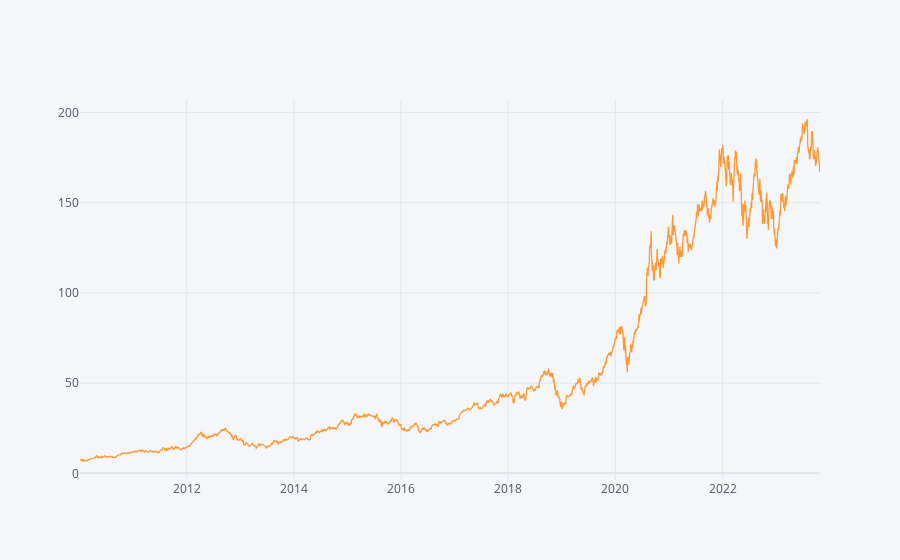

Notebook code cell kept with this figure:
### Markdown cell above
## Methods

### Code cell
import cufflinks as cf
stock.data.price.iplot()

### Figure 1 — Plotly figure (JSON) as saved in the notebook; plotly's stock layout.template omitted (floating-point values rounded to 4 significant figures; data arrays with more than 128 entries replaced by an {"elided": "..."} marker saying what was removed)
{"data": [{"line": {"color": "rgba(255, 153, 51, 1.0)", "dash": "solid", "shape": "linear", "width": 1.3}, "mode": "lines", "name": "price", "text": "", "type": "scatter", "x": {"elided": "3479 str values"}, "y": {"elided": "3479 float values"}}], "layout": {"legend": {"bgcolor": "#F5F6F9", "font": {"color": "#4D5663"}}, "paper_bgcolor": "#F5F6F9", "plot_bgcolor": "#F5F6F9", "title": {"font": {"color": "#4D5663"}}, "xaxis": {"gridcolor": "#E1E5ED", "showgrid": true, "tickfont": {"color": "#4D5663"}, "title": {"font": {"color": "#4D5663"}, "text": ""}, "zerolinecolor": "#E1E5ED"}, "yaxis": {"gridcolor": "#E1E5ED", "showgrid": true, "tickfont": {"color": "#4D5663"}, "title": {"font": {"color": "#4D5663"}, "text": ""}, "zerolinecolor": "#E1E5ED"}}}
